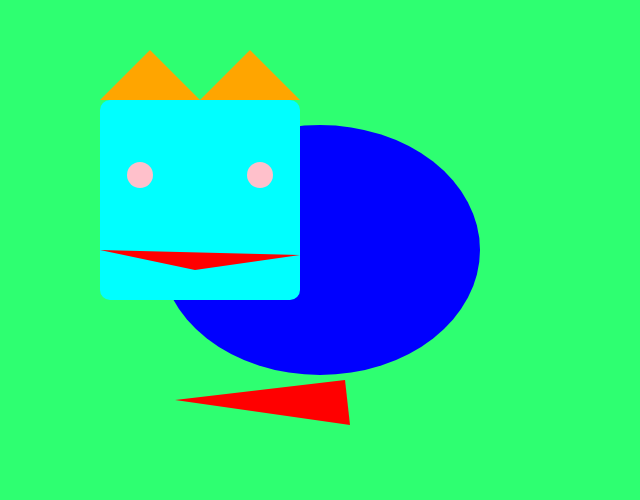
Frame 1 (no input)
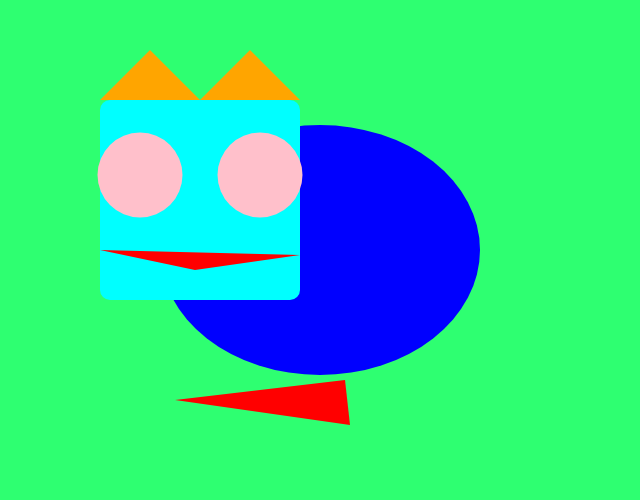
Frame 60 (no input)
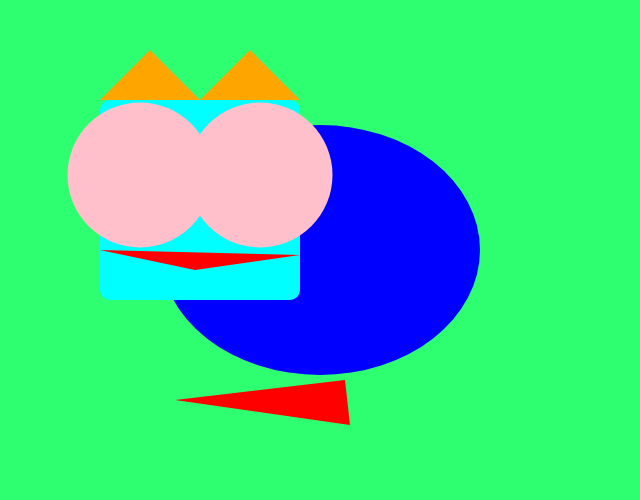
Frame 120 (the mouse pressed at the canvas centre since frame 60)

The p5.js sketch that drew these frames (run headless with seeded random() and noise() and a simulated clock; from frame 60 on, the mouse is pressed at the canvas centre):

// p5.js sketch
// ── sketch.js

// This sets up the document with specific rules.
// Assignment 2 - Use Variables as arguments for the drawing function.

// NO HARD-CODED VALUES OTHER THAN VARIABLES
var eyeSize = 25;
function setup(){
    
createCanvas(640, 500); //Picture size 500 x 500
noStroke(); //Shapes have no strokes, only fills
}
function draw(){
var emerald = color(46, 284, 113); // Hard-Coded Value (GRAY)
var skinBase = color("aqua");
var faceParts = color("purple");
var body = color("blue");
var ears = color("orange");
var eyePosX = 140;
var eyePosY = 175;
var earSize = 25;
var earX = 140;
var earY = 175;
var mouth = color("red");
var leg = color("red");
var lasereyes = ("pink")


background(emerald); // Variable Value
fill(body);
ellipse (320, 250, 320, 250);
    
fill(skinBase);
rect(100, 100, 200, 200, 10);

fill(mouth); 
triangle(100, 250, 300, 255, 195, 270);
    
fill(ears);
triangle(100, 100, 200, 100, 150, 50);
    
fill(ears);
triangle(200, 100, 300, 100, 250, 50);

fill(leg); 
triangle(175, 400, 350, 425, 345, 380);
    
eyeSize += 1
fill(lasereyes);
ellipse(eyePosX, eyePosY, eyeSize, eyeSize);
eyePosX += 120;
ellipse(eyePosX, eyePosY, eyeSize, eyeSize);
}
